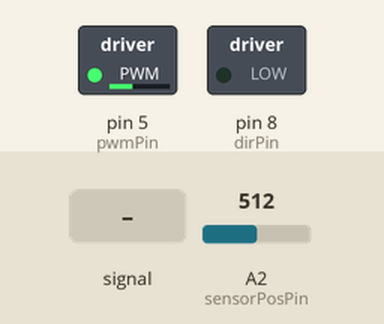
Simulated run of this sketch. Board: Arduino Uno, built with avr-gcc and run on an emulated ATmega328P. On the bench: switched loads named in the sketch (green lamp = pin HIGH). Inputs (shaded band) come from the test bench; at power-on: A2 (sensorPosPin) = 512. Pins used as bus, display or sensor lines are not drawn; what the sketch prints to the serial monitor is not drawn.

Above: at 1.2 s.
1.3 s: A2 (sensorPosPin) fed a 200 Hz sine of ±255 counts around its level
At 1.75 s:
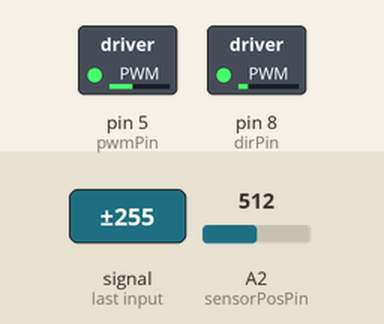
4.3 s: A2 (sensorPosPin) set to 710
At 5.5 s:
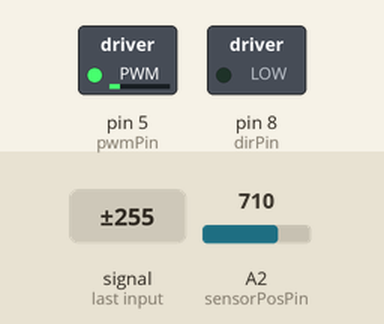
5.8 s: A2 (sensorPosPin) set to 745
At 6.7 s:
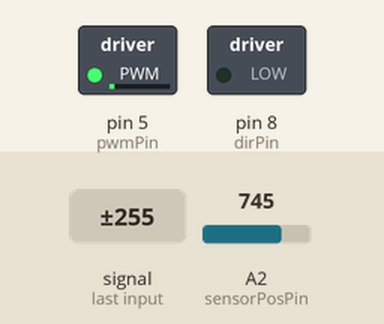
7.3 s: A2 (sensorPosPin) set to 773
At 7.8 s:
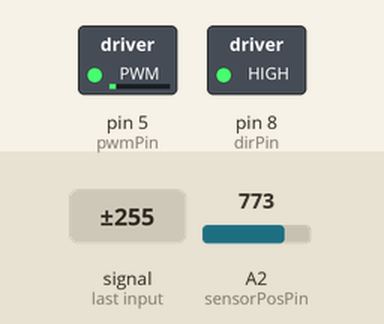
8.8 s: A2 (sensorPosPin) set to 900
At 10.2 s:
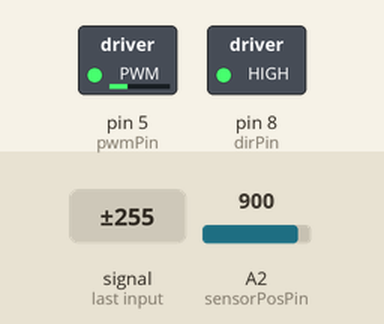
Timing chart, 0 to 11.8 s (numbered marks = the images above; inputs shaded):
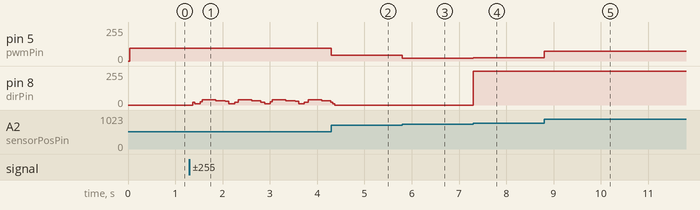

The sketch:

HapkitBump.ino
```cpp
//--------------------------------------------------------------------------
// Code to compare parameters when simulating a bump with the hapkit
// May 27, 2015
// Cassondra Brown, Zach Brong, Greg Yeutter
// Drexel University ECES 690 - Introduction to Haptics
// Based on code supplied by the original hapkit authors and modified by
// Cliff Bargar
// https://hapkit.wordpress.com/
// https://github.com/yeutterg/hapkit
//--------------------------------------------------------------------------

#include <math.h>

#define SAMPLE_PERIOD  (double)0.0004 // 0.4ms sample period

// DEBUG_SERIAL statements will only print if DEBUG is nonzero
#define DEBUG 0
#define DEBUG_SERIAL if(DEBUG) Serial

#define DEBUG_PIN 13

// Kinematics
#define HANDLE_LENGTH (double)0.07 //70.00 mm
#define SECTOR_RADIUS (double)0.0757 //calipers
#define MOTOR_RADIUS (double)0.00837 //m - calipers

// Select simulation
#define BUMP_MIN           (char)'A'
#define BUMP_MED           (char)'B'
#define BUMP_MAX           (char)'C'

//defaults to
#define ENV_TYPE           BUMP_MED

// Declare pins
int pwmPin = 5; // PWM output pin for motor 1
int dirPin = 8; // direction output pin for motor 1
int sensorPosPin = A2; // input pin for MR sensor
int fsrPin = A3; // input pin for FSR sensor

// Position tracking variables
int updatedPos = 0;     // keeps track of the latest updated value of the MR sensor reading
int prev_updatedPos = 0;// for velocity calc
int rawPos = 0;         // current raw reading from MR sensor
int lastRawPos = 0;     // last raw reading from MR sensor
int lastLastRawPos = 0; // last last raw reading from MR sensor
int flipNumber = 0;     // keeps track of the number of flips over the 180deg mark
int tempOffset = 0;
int rawDiff = 0;
int lastRawDiff = 0;
int rawOffset = 0;
int lastRawOffset = 0;
const int flipThresh = 700;  // threshold to determine whether or not a flip over the 180 degree mark occurred
boolean flipped = false;

// Kinematics variables
double xh = 0;           // position of the handle [m]
double vel_h = 0;        //handle velocity [m/s] - filtered

// Force output variables
double force = 0;           // force at the handle
double Tp = 0;              // torque of the motor pulley
double duty = 0;            // duty cylce (between 0 and 255)
unsigned int output = 0;    // output command to the motor


// --------------------------------------------------------------
// Setup function -- NO NEED TO EDIT
// --------------------------------------------------------------
void setup()
{
  // Set up serial communication
  Serial.begin(9600);

  // Set PWM frequency
  setPwmFrequency(pwmPin,1);

  // Input pins
  pinMode(sensorPosPin, INPUT); // set MR sensor pin to be an input
  pinMode(fsrPin, INPUT);       // set FSR sensor pin to be an input

  // Output pins
  pinMode(pwmPin, OUTPUT);  // PWM pin for motor A
  pinMode(dirPin, OUTPUT);  // dir pin for motor A

  // Initialize motor
  analogWrite(pwmPin, 0);     // set to not be spinning (0/255)
  digitalWrite(dirPin, LOW);  // set direction

  // Initialize position valiables
  lastLastRawPos = analogRead(sensorPosPin);
  lastRawPos = analogRead(sensorPosPin);

  //initialize force
  force = 0;

  // Debug pin
  pinMode(DEBUG_PIN,OUTPUT);

  //initialize output compare
  InitOC();

  Serial.println("Initialized");

  Serial.println("Select environment type: ");
  Serial.print("Bump Min Width\t\t\t");
  Serial.println(BUMP_MIN);
  Serial.print("Bump Med Width\t\t\t");
  Serial.println(BUMP_MED);
  Serial.print("Bump Max Width\t\t");
  Serial.println(BUMP_MAX);

}


// --------------------------------------------------------------
// Main Loop
// --------------------------------------------------------------
void loop()
{
  //********************
  //position, velocity calculated in interrupt response
  //********************


  //allow user to select environment type
  static char env_type = ENV_TYPE;
  //check for serial --> if there's a character use it as environment selection
  if(Serial.available())
  {
    env_type = Serial.read();
    Serial.print("You've selected ");
    switch(env_type)
    {
      case BUMP_MIN:
        Serial.println("Bump Min Width");
      break;

      case BUMP_MED:
        Serial.println("Bump Med Width");
      break;

      case BUMP_MAX:
        Serial.println("Bump Max Width");
      break;
    }
  }

  //should be in a protected region ***********
  double local_xh = xh;
  double local_vel_h = vel_h;
  //*******************************************

  // Step B.8: print xh via serial monitor
  DEBUG_SERIAL.print(" \tx_handle ");
  DEBUG_SERIAL.print(local_xh,4);
  DEBUG_SERIAL.print(" \tvel_handle ");
  DEBUG_SERIAL.print(local_vel_h,4);

  //*************************************************************
  //*** Section 3. Assign a motor output force in Newtons *******
  //*************************************************************


  //**************** VIRTUAL ENVIRONMENTS *********************
  // constants/coefficients
  // Hapkit range is +/- 5cm
  double center_pt = 0.00; //2.5cm on either side
  double g = 9.8; //m/s^2
  double mass = 0.10; //kg
  double bump_width = 0.03;

  switch(env_type)
  {

    case BUMP_MIN:
      bump_width = 0.01; // 1cm width
    break;

    case BUMP_MED:
      bump_width = 0.03; // 3cm width
    break;

    case BUMP_MAX:
      bump_width = 0.05; // 5cm width
    break;

  }

  //for bumps and valleys, have Hapkit apply the gravitational force that's parallel to the "ground"
      //using sinusoidal bumps/valleys, f = m*g*sin(pi*x_rel/length), where "x_rel" is position relative to the maximum (or minimum) point

    //BUMP: point in range of center_pt +/- bump_width/2
    if(local_xh < -(center_pt - bump_width/2) & local_xh > -(center_pt + bump_width/2))
    {
      force = mass * g * sin(2 * PI * (local_xh - (-center_pt)) / bump_width);
    }
    //VALLEY
    /*else if(local_xh > (center_pt - bump_width/2) & local_xh < (center_pt + bump_width/2))
    {
      force = -mass * g * sin(2 * PI * (local_xh - (center_pt)) / bump_width);
    }
    else
    {
      force = 0;
    }
    */


  DEBUG_SERIAL.print(" \tForce");
  DEBUG_SERIAL.println(force);

  // Step C.2: Tp = ?;    // Compute the require motor pulley torque (Tp) to generate that force
  // Slide 27, lecture 2:
  Tp =  (HANDLE_LENGTH * MOTOR_RADIUS) / (SECTOR_RADIUS ) * force;

  //*************************************************************
  //*** Section 4. Force output (do not change) *****************
  //*************************************************************

  // Determine correct direction for motor torque
  if(force < 0) {
    digitalWrite(dirPin, HIGH);
  } else {
    digitalWrite(dirPin, LOW);
  }

  // Compute the duty cycle required to generate Tp (torque at the motor pulley)
  duty = sqrt(abs(Tp)/0.03);

  // Make sure the duty cycle is between 0 and 100%
  if (duty > 1) {
    duty = 1;
  } else if (duty < 0) {
    duty = 0;
  }
  output = (int)(duty* 255);   // convert duty cycle to output signal
  analogWrite(pwmPin,output);  // output the signal

}

//helper functions
//********************************************************************

//calculated "updatedPos" variable
void calculatePosition()
{
  //toggle bit 5 high (pin 13)
  //PORTB |= B00100000;

  //update "previous updatedPos" before updating position
  prev_updatedPos = updatedPos;

  // Get voltage output by MR sensor
  rawPos = analogRead(sensorPosPin);  //current raw position from MR sensor

  // Calculate differences between subsequent MR sensor readings
  rawDiff = rawPos - lastRawPos;          //difference btwn current raw position and last raw position
  lastRawDiff = rawPos - lastLastRawPos;  //difference btwn current raw position and last last raw position
  rawOffset = abs(rawDiff);
  lastRawOffset = abs(lastRawDiff);

  // Update position record-keeping vairables
  lastLastRawPos = lastRawPos;
  lastRawPos = rawPos;

  // Keep track of flips over 180 degrees
  if((lastRawOffset > flipThresh) && (!flipped)) { // enter this anytime the last offset is greater than the flip threshold AND it has not just flipped
    if(lastRawDiff > 0) {        // check to see which direction the drive wheel was turning
      flipNumber--;              // cw rotation
    } else {                     // if(rawDiff < 0)
      flipNumber++;              // ccw rotation
    }
    if(rawOffset > flipThresh) { // check to see if the data was good and the most current offset is above the threshold
      updatedPos = rawPos + flipNumber*rawOffset; // update the pos value to account for flips over 180deg using the most current offset
      tempOffset = rawOffset;
    } else {                     // in this case there was a blip in the data and we want to use lastactualOffset instead
      updatedPos = rawPos + flipNumber*lastRawOffset;  // update the pos value to account for any flips over 180deg using the LAST offset
      tempOffset = lastRawOffset;
    }
    flipped = true;            // set boolean so that the next time through the loop won't trigger a flip
  } else {                        // anytime no flip has occurred
    updatedPos = rawPos + flipNumber*tempOffset; // need to update pos based on what most recent offset is
    flipped = false;
  }

  //toggle bit 5 low (pin 13)
  //PORTB &= ~B00100000;
}

//function for calculating actual position and velocity in m, m/s
void getVelocity()
{
  static double prev_xh;
  static double vel_h_uf;  //unfilitered velocity
  static double prev_vel_h_uf; //previous unfiltered velocity
  static double prev_vel_h; //previous filtered velocity
  //*************************************************************
  //*** Section 2. Compute position in meters *******************
  //*************************************************************

  // Step B.1: print updatedPos via serial monitor
//  DEBUG_SERIAL.print("Updated pos ");
//  DEBUG_SERIAL.print(updatedPos);
//  DEBUG_SERIAL.print("\tPrev updated pos ");
//  DEBUG_SERIAL.print(prev_updatedPos);

  // Step B.6: double ts = ?; // Compute the angle of the sector pulley (ts) in degrees based on updatedPos
  //y = -0.00970857x + 7.33554011
  double theta_pulley = (-0.0097086 * updatedPos + 7.33554);  //degrees!
  //double prev_theta = (-0.0097086 * prev_updatedPos + 7.33554);
  //DEBUG_SERIAL.print(" \tpulley angle ");
  //DEBUG_SERIAL.print(theta_pulley);

  // Step B.7: xh = ?;       // Compute the position of the handle (in meters) based on ts (in radians)
  prev_xh = xh;
  xh = theta_pulley * PI / 180 * HANDLE_LENGTH;

  //calculate velocity
  prev_vel_h_uf = vel_h_uf;
  vel_h_uf = (xh - prev_xh) / SAMPLE_PERIOD;

  //low pass filter: corner freq f_sample/4, H(s) = 1 / (1 + s/wc), wc = 3,927 rad/s
  //tustin approximation w/ sample time 400us: Y = H(z) X, H(z) = (0.4399 z + 0.4399) / (z - 0.1202), Y = filtered, X = unfiltered
  prev_vel_h = vel_h;
  vel_h = 0.4399 * vel_h_uf + 0.4399 * prev_vel_h_uf + 0.1202 * prev_vel_h; //discrete low pass filter
}


// --------------------------------------------------------------
// Function to set PWM Freq -- DO NOT EDIT
// --------------------------------------------------------------
void setPwmFrequency(int pin, int divisor) {
  byte mode;
  if(pin == 5 || pin == 6 || pin == 9 || pin == 10) {
    switch(divisor) {
      case 1: mode = 0x01; break;
      case 8: mode = 0x02; break;
      case 64: mode = 0x03; break;
      case 256: mode = 0x04; break;
      case 1024: mode = 0x05; break;
      default: return;
    }
    if(pin == 5 || pin == 6) {
      TCCR0B = TCCR0B & 0b11111000 | mode;
    } else {
      TCCR1B = TCCR1B & 0b11111000 | mode;
    }
  } else if(pin == 3 || pin == 11) {
    switch(divisor) {
      case 1: mode = 0x01; break;
      case 8: mode = 0x02; break;
      case 32: mode = 0x03; break;
      case 64: mode = 0x04; break;
      case 128: mode = 0x05; break;
      case 256: mode = 0x06; break;
      case 1024: mode = 0x7; break;
      default: return;
    }
    TCCR2B = TCCR2B & 0b11111000 | mode;
  }
}

//initializes the output compare on timer 1 for performing calculations
void InitOC()
{
  //*******OUTPUT COMPARE ON CHANNEL 1******

  //see section 15.7: of ATmega328 datasheet
  //register descriptions section 17.11, page 158

//  DDRB |= _BV(1); //set bit 5 as output direction, OC1A debug pin (Pin 9) ---> PIN 9 IS DIRECTION
  //B5 (11) will oscillate at half the freq

  //WGM3:0 set to 0,1,0,0 for output compare (clear timer on compare)
  //CTC mode, TOP = OCR1A, update immediate, TOV flag set on MAX
  //from table 15-4
  TCCR1A &= ~_BV(WGM11) & ~_BV(WGM10);
  TCCR1B &= ~_BV(WGM13);
  TCCR1B |= _BV(WGM12);

  //debug output
  //COM1A1:0 set to 0,1 for toggle --> set OC1A (B1) bit high (will clear at end of calculation) --> just toggle instead
  //from table 15-1 on page 134
  TCCR1A |= _BV(COM1A1) | _BV(COM1A0);
  TCCR1A &= ~_BV(COM1A1);

  //CS12:0 set to 1,0,0 for clk/256 prescaling: runs on 16MHz clock
  //table 15-5
  TCCR1B &= ~_BV(CS10) & ~_BV(CS11);
  TCCR1B |= _BV(CS12);

  //****CHANGE OCR1A TO MODULATE FREQUENCY
  //page 126: freq = f_clk / (N * (1 + OCR1A)), N = 256, f_clk = 16MHz (the 2 in the equation is because of toggling)
  //want period of 400us --> 2.5kHz
  //2.5kHz = 16 MHz / (256 * (1 + OCR1A)) --> OCR1A = 24
  OCR1A = 24;

  //interrupt enable

  TIMSK1 |= _BV(OCIE1A); //output compare interrupt timer 1A

}

//Timer 1 interrupt for performing position calculations
ISR(TIMER1_COMPA_vect)
{
  PORTB |= B00100000;
  //*************************************************************
  //*** Section 1. Compute position in counts (do not change) ***
  //*************************************************************

  calculatePosition();
  getVelocity();
  PORTB &= ~B00100000;
  //PORTB &= ~B00000001; //clear bit B1
}
```

Measured:
- the behaviour switches between 755 and 756 on A2 (sensorPosPin) (found by bisection; images 3 and 4)
- after the input at 4.3 s, pin 5 (pwmPin): 96/255 → 43/255 at once
- after the input at 5.8 s, pin 5 (pwmPin): 43/255 → 20/255 at once
- after the input at 7.3 s, pin 5 (pwmPin): 20/255 → 26/255 at once; pin 8 (dirPin): 0/255 → 255/255 at once
- after the input at 8.8 s, pin 5 (pwmPin): 26/255 → 75/255 at once
